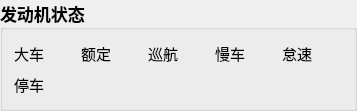
       <widget class="QGroupBox" name="a5">
        <property name="font">
         <font>
          <family>微软雅黑</family>
          <pointsize>13</pointsize>
          <weight>75</weight>
          <bold>true</bold>
         </font>
        </property>
        <property name="title">
         <string>发动机状态</string>
        </property>
        <property name="flat">
         <bool>false</bool>
        </property>
        <property name="checkable">
         <bool>false</bool>
        </property>
        <layout class="QGridLayout" name="gridLayout_5">
         <item row="0" column="0">
          <widget class="QLabel" name="label_23">
           <property name="minimumSize">
            <size>
             <width>0</width>
             <height>0</height>
            </size>
           </property>
           <property name="font">
            <font>
             <family>微软雅黑</family>
             <pointsize>11</pointsize>
             <weight>50</weight>
             <bold>false</bold>
            </font>
           </property>
           <property name="text">
            <string>大车</string>
           </property>
           <property name="alignment">
            <set>Qt::AlignCenter</set>
           </property>
          </widget>
         </item>
         <item row="0" column="1">
          <widget class="QMyLed" name="bigCartLed" native="true">
           <property name="sizePolicy">
            <sizepolicy hsizetype="Fixed" vsizetype="Fixed">
             <horstretch>0</horstretch>
             <verstretch>0</verstretch>
            </sizepolicy>
           </property>
           <property name="minimumSize">
            <size>
             <width>25</width>
             <height>25</height>
            </size>
           </property>
          </widget>
         </item>
         <item row="0" column="2">
          <widget class="QLabel" name="label_28">
           <property name="minimumSize">
            <size>
             <width>0</width>
             <height>0</height>
            </size>
           </property>
           <property name="font">
            <font>
             <family>微软雅黑</family>
             <pointsize>11</pointsize>
             <weight>50</weight>
             <bold>false</bold>
            </font>
           </property>
           <property name="text">
            <string>额定</string>
           </property>
           <property name="alignment">
            <set>Qt::AlignCenter</set>
           </property>
          </widget>
         </item>
         <item row="0" column="3">
          <widget class="QMyLed" name="ratedLed" native="true">
           <property name="sizePolicy">
            <sizepolicy hsizetype="Fixed" vsizetype="Fixed">
             <horstretch>0</horstretch>
             <verstretch>0</verstretch>
            </sizepolicy>
           </property>
           <property name="minimumSize">
            <size>
             <width>25</width>
             <height>25</height>
            </size>
           </property>
          </widget>
         </item>
         <item row="0" column="4">
          <widget class="QLabel" name="label_42">
           <property name="minimumSize">
            <size>
             <width>0</width>
             <height>0</height>
            </size>
           </property>
           <property name="font">
            <font>
             <family>微软雅黑</family>
             <pointsize>11</pointsize>
             <weight>50</weight>
             <bold>false</bold>
            </font>
           </property>
           <property name="text">
            <string>巡航</string>
           </property>
           <property name="alignment">
            <set>Qt::AlignCenter</set>
           </property>
          </widget>
         </item>
         <item row="0" column="5">
          <widget class="QMyLed" name="cruiseLed" native="true">
           <property name="sizePolicy">
            <sizepolicy hsizetype="Fixed" vsizetype="Fixed">
             <horstretch>0</horstretch>
             <verstretch>0</verstretch>
            </sizepolicy>
           </property>
           <property name="minimumSize">
            <size>
             <width>25</width>
             <height>25</height>
            </size>
           </property>
          </widget>
         </item>
         <item row="0" column="6">
          <widget class="QLabel" name="label_43">
           <property name="minimumSize">
            <size>
             <width>0</width>
             <height>0</height>
            </size>
           </property>
           <property name="font">
            <font>
             <family>微软雅黑</family>
             <pointsize>11</pointsize>
             <weight>50</weight>
             <bold>false</bold>
            </font>
           </property>
           <property name="text">
            <string>慢车</string>
           </property>
           <property name="alignment">
            <set>Qt::AlignCenter</set>
           </property>
          </widget>
         </item>
         <item row="0" column="7">
          <widget class="QMyLed" name="slowTrainLed" native="true">
           <property name="sizePolicy">
            <sizepolicy hsizetype="Fixed" vsizetype="Fixed">
             <horstretch>0</horstretch>
             <verstretch>0</verstretch>
            </sizepolicy>
           </property>
           <property name="minimumSize">
            <size>
             <width>25</width>
             <height>25</height>
            </size>
           </property>
          </widget>
         </item>
         <item row="0" column="8">
          <widget class="QLabel" name="label_13">
           <property name="minimumSize">
            <size>
             <width>0</width>
             <height>0</height>
            </size>
           </property>
           <property name="font">
            <font>
             <family>微软雅黑</family>
             <pointsize>11</pointsize>
             <weight>50</weight>
             <bold>false</bold>
            </font>
           </property>
           <property name="text">
            <string>怠速</string>
           </property>
           <property name="alignment">
            <set>Qt::AlignCenter</set>
           </property>
          </widget>
         </item>
         <item row="0" column="9">
          <widget class="QMyLed" name="idlingLed" native="true">
           <property name="sizePolicy">
            <sizepolicy hsizetype="Fixed" vsizetype="Fixed">
             <horstretch>0</horstretch>
             <verstretch>0</verstretch>
            </sizepolicy>
           </property>
           <property name="minimumSize">
            <size>
             <width>25</width>
             <height>25</height>
            </size>
           </property>
          </widget>
         </item>
         <item row="1" column="0">
          <widget class="QLabel" name="label_14">
           <property name="minimumSize">
            <size>
             <width>0</width>
             <height>0</height>
            </size>
           </property>
           <property name="font">
            <font>
             <family>微软雅黑</family>
             <pointsize>11</pointsize>
             <weight>50</weight>
             <bold>false</bold>
            </font>
           </property>
           <property name="text">
            <string>停车</string>
           </property>
           <property name="alignment">
            <set>Qt::AlignCenter</set>
           </property>
          </widget>
         </item>
         <item row="1" column="1">
          <widget class="QMyLed" name="parkingLed" native="true">
           <property name="sizePolicy">
            <sizepolicy hsizetype="Fixed" vsizetype="Fixed">
             <horstretch>0</horstretch>
             <verstretch>0</verstretch>
            </sizepolicy>
           </property>
           <property name="minimumSize">
            <size>
             <width>25</width>
             <height>25</height>
            </size>
           </property>
          </widget>
         </item>
        </layout>
       </widget>
